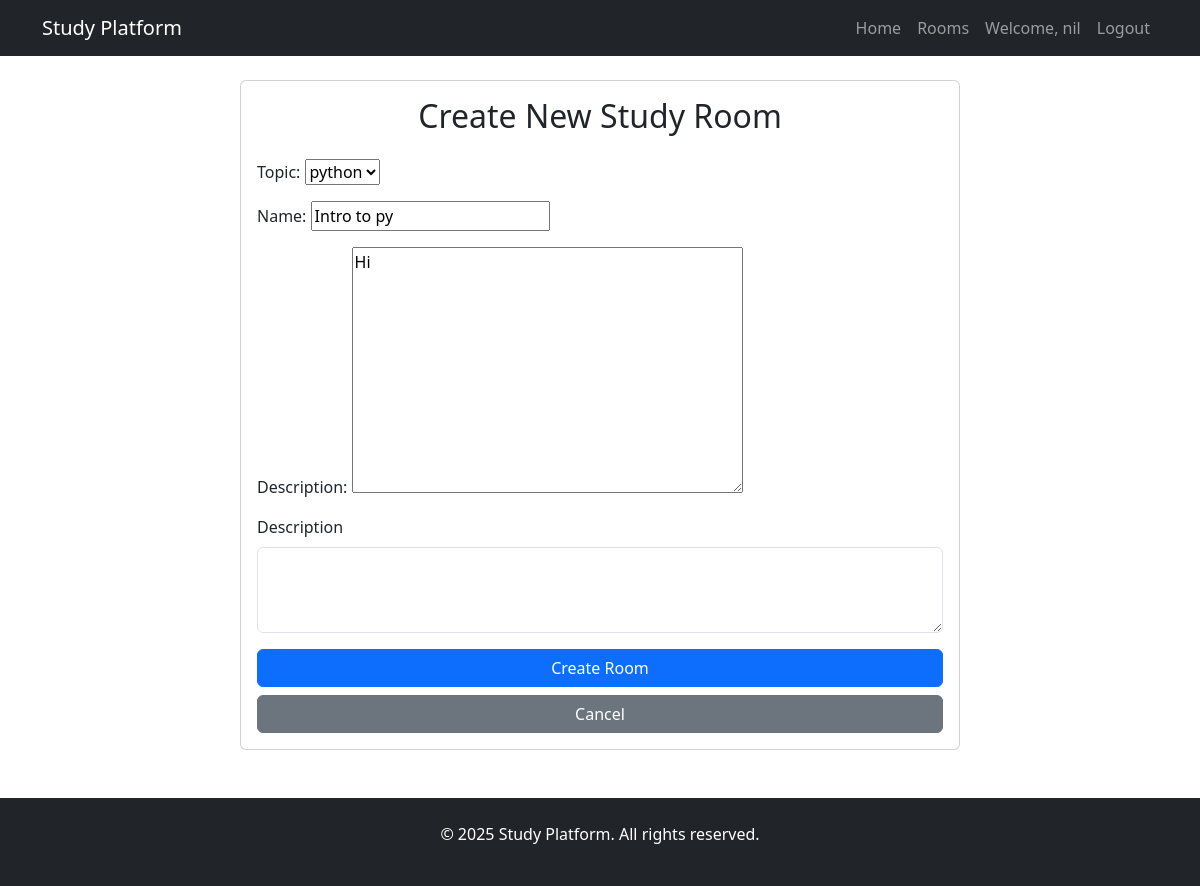
Screenshot of /update-room/13 (signed in) with the database file from the repository.
### base/models.py (models this page shows, shortened)
class Room(models.Model):
    topic=models.ForeignKey(Topic, on_delete=models.SET_NULL, null=True)
    host=models.ForeignKey(User, on_delete=models.SET_NULL, null=True)
    name = models.CharField(max_length=200)
    description = models.TextField(null=True, blank=True)
    participants=models.ManyToManyField(User, related_name='participants')
    updated = models.DateTimeField(auto_now=True)
    created = models.DateTimeField (auto_now_add=True)
    class Meta:
        ordering = ['-created']  # Show newest rooms first

class Topic(models.Model):
    name=models.CharField(max_length=200)
    def __str__(self):
        return self.name

### base/views.py (the view)
# urls.py: path('update-room/<int:pk>', update_room, name='update_room'),
@login_required(login_url='loginpage')
def update_room(request, pk):
    room = Room.objects.get(id=pk)
    if request.user != room.host:
        return HttpResponse('You are not allowed here!')
    form= RoomForm(instance=room)
    context = {'form' :form}
    if request.method == 'POST':
        form = RoomForm(request.POST, instance=room)
        if form.is_valid():
            form.save()
            return redirect('home')
    return render(request, 'create_room.html', context)

### base/forms.py
class RoomForm(ModelForm):
    class Meta:
        model=Room
        fields='__all__'
        exclude=['participants', 'host']

### base/templates/create_room.html (shortened to what this page needs)
{% extends 'main.html' %}
{% block content %}
<div class="container mt-4">
    <div class="row">
        <div class="col-md-8 offset-md-2">
            <div class="card">
                <div class="card-body">
                    <h2 class="card-title text-center mb-4">Create New Study Room</h2>
                    <form method="POST">
                        {{form.as_p}}
                        <div class="mb-3">
                            <label for="description" class="form-label">Description</label>
                            <textarea class="form-control" id="description" name="description" rows="3"></textarea>
                        </div>
                        <div class="d-grid gap-2">
                            <button type="submit" class="btn btn-primary">Create Room</button>
                            <a href="{% url 'home' %}" class="btn btn-secondary">Cancel</a>
                        </div>
                    </form>
                </div>
            </div>
        </div>
    </div>
</div>
{% endblock %}

### templates/main.html (shortened to what this page needs)
<!DOCTYPE html>
<html lang="en">
<head>
    <link href="https://cdn.jsdelivr.net/npm/bootstrap@5.3.0/dist/css/bootstrap.min.css" rel="stylesheet">
</head>
<body>
    <nav class="navbar navbar-expand-lg navbar-dark bg-dark">
        <div class="container">
            <a class="navbar-brand" href="/">Study Platform</a>
            <div class="collapse navbar-collapse" id="navbarNav">
                <ul class="navbar-nav ms-auto">
                    <li class="nav-item">
                        <a class="nav-link" href="{% url 'home' %}">Home</a>
                    </li>
                    <li class="nav-item">
                        <a class="nav-link" href="{% url 'home' %}">Rooms</a>
                    </li>
                    {% if request.user.is_authenticated %}
                        <li class="nav-item">
                            <a class="nav-link" href="{% url 'user-profile' request.user.username %}">
                                Welcome, {{ request.user.username }}
                            </a>
                        </li>
                        <li class="nav-item">
                            <a class="nav-link" href="{% url 'logout' %}">Logout</a>
                        </li>
                    {% else %}
                        <li class="nav-item">
                            <a class="nav-link" href="{% url 'loginpage' %}">Login</a>
                        </li>
                    {% endif %}
                </ul>
            </div>
        </div>
    </nav>
    <main class="container my-4">
        {% block content %}
        {% endblock %}
    </main>
    <footer class="bg-dark text-white py-4 mt-5">
        <div class="container text-center">
            <p>&copy; 2025 Study Platform. All rights reserved.</p>
        </div>
    </footer>
</body>
</html>

### rows the page displays
Room: topic "python", description "Hi"
Topic: name "Intro to py"

### other values shown
{{ request.user.username }} "nil"
